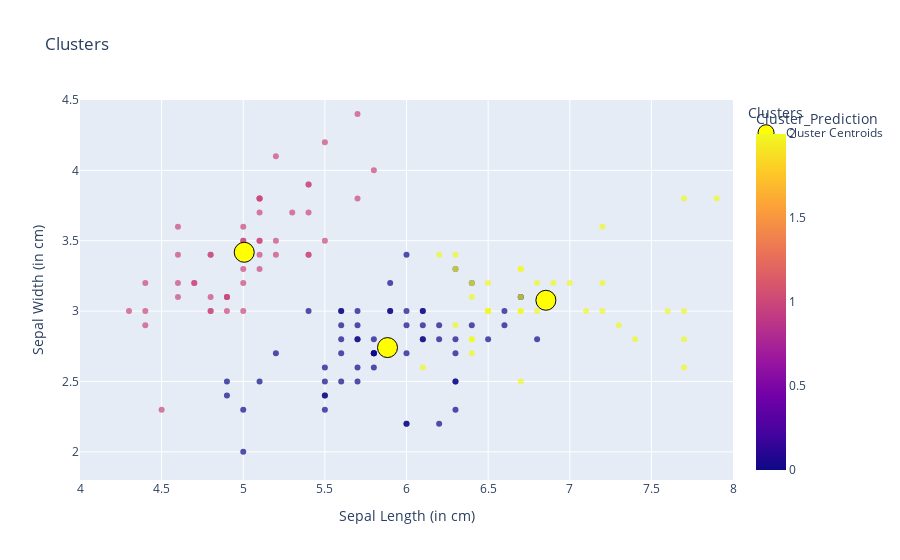

Source (notebook cell):
### Code cell
import plotly.express as px

cluster0 = clusters[clusters['Cluster_Prediction'] == 0]
cluster1 = clusters[clusters['Cluster_Prediction'] == 1]
cluster2 = clusters[clusters['Cluster_Prediction'] == 2]

fig = px.scatter(clusters, x='SepalLengthCm', y='SepalWidthCm', color='Cluster_Prediction',
                 size_max=30, opacity=0.7, title='Clusters', labels={'SepalLengthCm': 'Sepal Length (in cm)', 'SepalWidthCm': 'Sepal Width (in cm)'})

fig.add_scatter(x=kms.cluster_centers_[:, 0], y=kms.cluster_centers_[:, 1], 
                mode='markers', marker=dict(size=20, color='yellow', line=dict(color='black', width=1)),
                name='Centroids')

fig.for_each_trace(lambda t: t.update(name='Cluster ' + str(t.name)))

fig.update_layout(legend_title_text='Clusters', xaxis_range=[4, 8], yaxis_range=[1.8, 4.5], xaxis_title='Sepal Length (in cm)', yaxis_title='Sepal Width (in cm)')
fig.show()

### Figure 1 — Plotly figure (JSON) as saved in the notebook; plotly's stock layout.template omitted (floating-point values rounded to 4 significant figures; data arrays with more than 128 entries replaced by an {"elided": "..."} marker saying what was removed)
{"data": [{"hovertemplate": "Sepal Length (in cm)=%{x}<br>Sepal Width (in cm)=%{y}<br>Cluster_Prediction=%{marker.color}<extra></extra>", "legendgroup": "", "marker": {"color": {"elided": "150 int values"}, "coloraxis": "coloraxis", "opacity": 0.7, "symbol": "circle"}, "mode": "markers", "name": "Cluster ", "orientation": "v", "showlegend": false, "type": "scatter", "x": {"elided": "150 float values"}, "xaxis": "x", "y": {"elided": "150 float values"}, "yaxis": "y"}, {"marker": {"color": "yellow", "line": {"color": "black", "width": 1}, "size": 20}, "mode": "markers", "name": "Cluster Centroids", "type": "scatter", "x": [5.884, 5.006, 6.854], "y": [2.741, 3.418, 3.077]}], "layout": {"coloraxis": {"colorbar": {"title": {"text": "Cluster_Prediction"}}, "colorscale": [[0, "#0d0887"], [0.1111, "#46039f"], [0.2222, "#7201a8"], [0.3333, "#9c179e"], [0.4444, "#bd3786"], [0.5556, "#d8576b"], [0.6667, "#ed7953"], [0.7778, "#fb9f3a"], [0.8889, "#fdca26"], [1, "#f0f921"]]}, "legend": {"title": {"text": "Clusters"}, "tracegroupgap": 0}, "title": {"text": "Clusters"}, "xaxis": {"anchor": "y", "domain": [0, 1], "range": [4, 8], "title": {"text": "Sepal Length (in cm)"}}, "yaxis": {"anchor": "x", "domain": [0, 1], "range": [1.8, 4.5], "title": {"text": "Sepal Width (in cm)"}}}}
